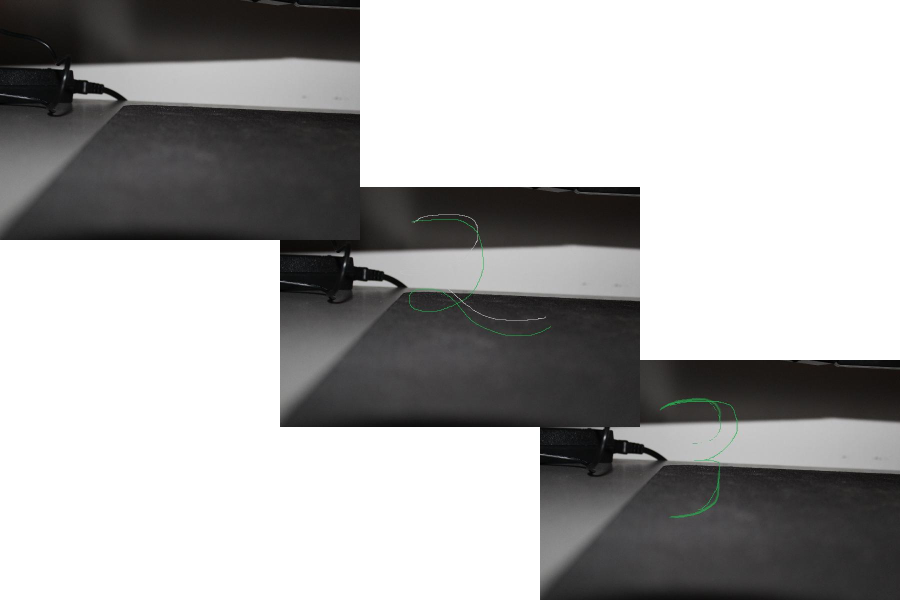
#> input picture testScripts/fotos/base0.jpg, 1800 x 1200 px, given in place of first.jpg, which was not available (shown at 1/2 size)
$ python print.py
#> lines starting #> are read from the running program, lines starting #| are printed output that depends on the picture; pictures that were not available may be replaced by others from this repository, and a replacement may not be noted
#!/usr/bin/python

#from shutil import copyfile

import os
import cups
from   PIL  import Image
import time
import logging
import subprocess as sub

#preset = "4zu6"
preset = "streifen"
#preset = "test"

IMG1 = "first.jpg"
IMG2 = "second.jpg"
IMG3 = "third.jpg"

#CurrentWorkingDir= os.getcwd() + "/fotos"


IMAGE_WIDTH      = 640
IMAGE_HEIGHT     = 480

#print the image
def printPic(fileName):
    conn = cups.Connection()
    printers = conn.getPrinters()
    default_printer = printers.keys()[0]
    cups.setUser('pi')
    conn.printFile (default_printer, fileName, "boothy", {'fit-to-page':'True'})
    logging.info("Print job successfully created.");

#
#Merge Pictures in grid
#
def scalePictures(fileName):
#> called with fileName = 'base.jpg'
    xSize, ySize = (1800,1200)


    if preset == "4zu6":
        xSnip, ySnip = (int(xSize/2.5),int(ySize/2.5))
        #xSnip, ySnip = (600,400)
        xOffset, yOffset = (200,134)
        basePhoto = Image.new('RGB',(xSize,ySize),"white")

        first = Image.open(IMG1)
        second = Image.open(IMG2)
        third = Image.open(IMG3)

        re1 = first.resize((xSnip, ySnip))
        re2 = second.resize((xSnip, ySnip))
        re3 = third.resize((xSnip, ySnip))

        basePhoto.paste(re3,(xSize-xSnip,ySize-ySnip))
        basePhoto.paste(re2,(xSize-2*xSnip+xOffset,ySize-2*ySnip+yOffset))
        basePhoto.paste(re1,(0,0))
        basePhoto.save(fileName)

    elif preset == "streifen":
        xSnip, ySnip = (int(xSize/3),int(ySize/3))
        xOffset, yOffset = (0,80)
        basePhoto = Image.new('RGB',(xSize,ySize),"white")
#> basePhoto: PIL image 1800x1200 RGB; every value is 255

        first = Image.open(IMG1)
#> first is the input picture: PIL image 1800x1200 RGB; mean R, G, B 171, 170.6, 170.4
        second = Image.open(IMG2)
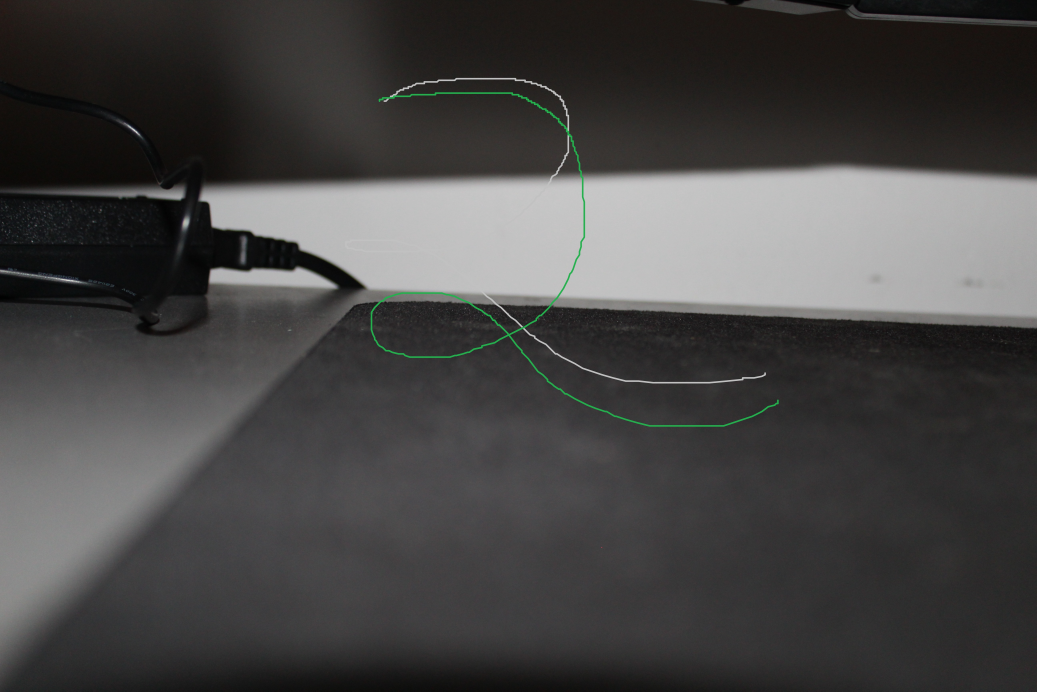
#> input picture testScripts/fotos/second.jpg, 5184 x 3456 px (shown at 1/5 size)
#> second is the input picture: PIL image 5184x3456 RGB; mean R, G, B 70.8, 69.8, 69.2
        third = Image.open(IMG3)
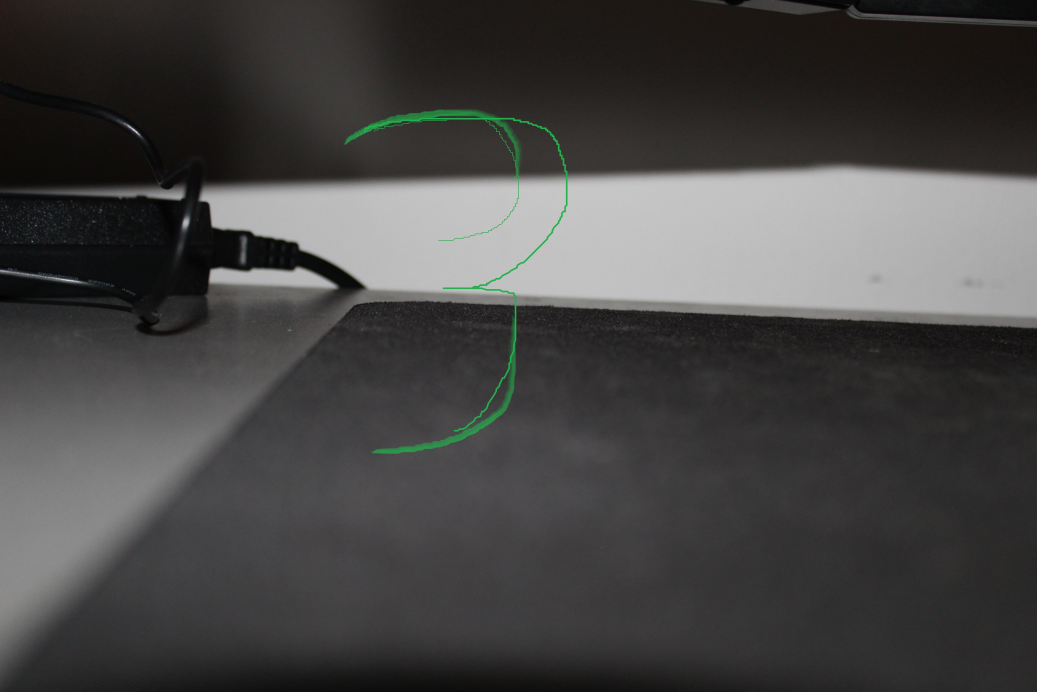
#> input picture testScripts/fotos/third.jpg, 5184 x 3456 px (shown at 1/5 size)
#> third is the input picture: PIL image 5184x3456 RGB; mean R, G, B 70.5, 69.7, 69

        re1 = first.resize((xSnip, ySnip))
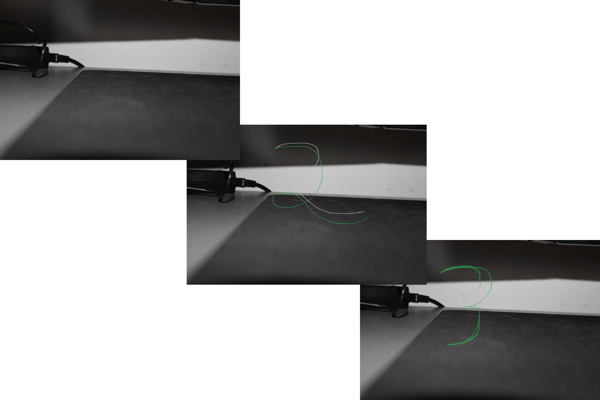
#> re1: PIL image 600x400 RGB; mean R, G, B 171, 170.6, 170.4
        re2 = second.resize((xSnip, ySnip))
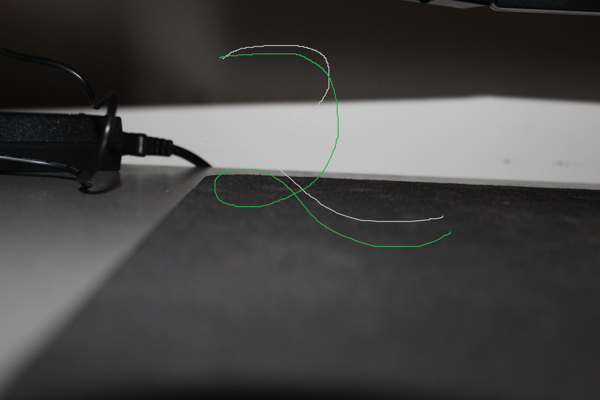
#> re2: PIL image 600x400 RGB; mean R, G, B 70.8, 69.8, 69.2
        re3 = third.resize((xSnip, ySnip))

        basePhoto.paste(re3,(xSize-xSnip,yOffset))
        basePhoto.paste(re2,(xSize-2*xSnip+xOffset,yOffset))
        basePhoto.paste(re1,(0,yOffset))

        basePhoto.paste(re3,(xSize-xSnip,ySize/2+yOffset))
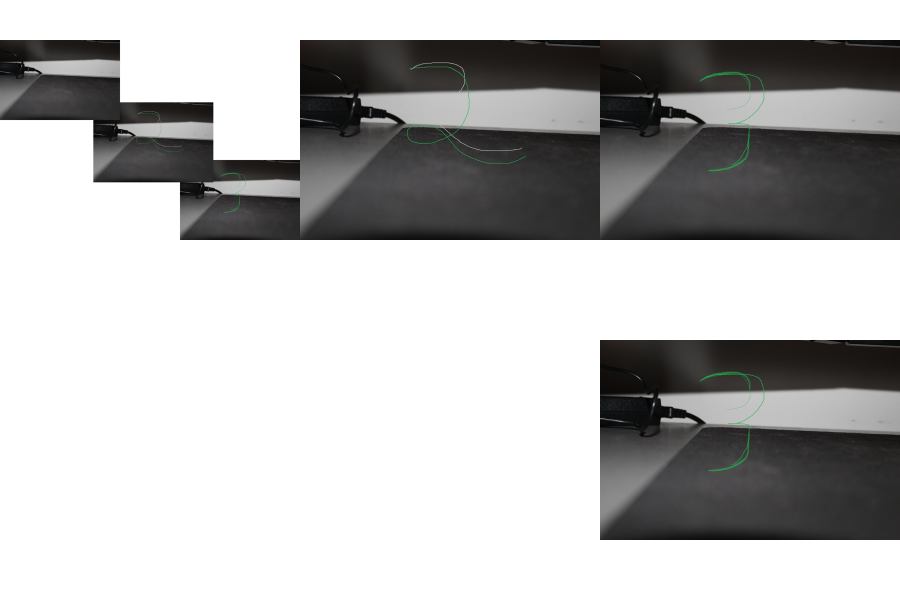
#> basePhoto: PIL image 1800x1200 RGB (shown at 1/2 size); mean R, G, B 184.2, 183.9, 183.6
        basePhoto.paste(re2,(xSize-2*xSnip+xOffset,ySize/2+yOffset))
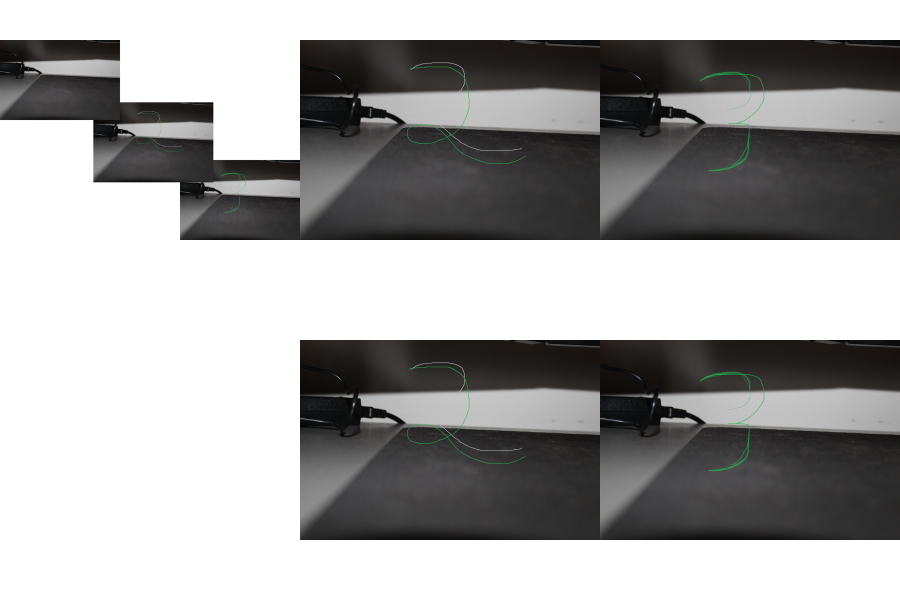
#> basePhoto: PIL image 1800x1200 RGB (shown at 1/2 size); mean R, G, B 163.8, 163.3, 163
        basePhoto.paste(re1,(0,ySize/2+yOffset))
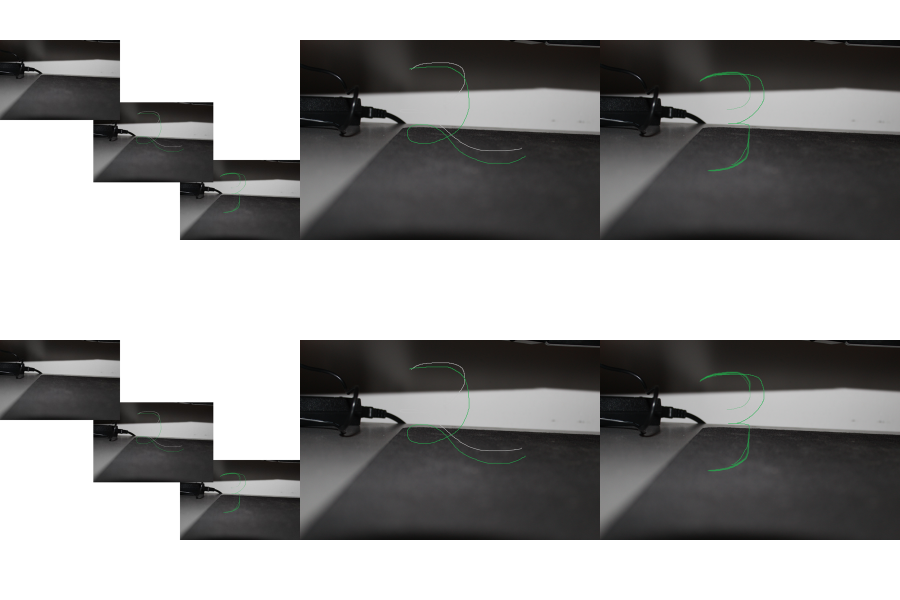
#> basePhoto: PIL image 1800x1200 RGB (shown at 1/2 size); mean R, G, B 154.4, 153.9, 153.6
        basePhoto.save(fileName)

    else:
       print('set preset correctly')


#
#merge pictures side by side
#

def deleteImages(fileName):
    logging.info("Deleting any old images.")
    if os.path.isfile(IMG1):
        os.remove(IMG1)
    if os.path.isfile(IMG2):
        os.remove(IMG2)
    if os.path.isfile(IMG3):
        os.remove(IMG3)
    if os.path.isfile(fileName):
        os.remove(fileName);

def takePicture(picName):
    pictureOptions = "gphoto2 --capture-and-download --filename " + picName + " --force-overwrite"
    p = sub.Popen(pictureOptions,stdout=sub.PIPE,stderr=sub.PIPE,shell=True)


"""
def ablauf():
    #file will be named after time
    fileName = time.strftime("%Y%m%d-%H%M%S")+".jpg"
    srcImg = pil.Image(IMG)
    dstImg = pil.Image.new("")
   """

if __name__== "__main__":
    pictureName = 'base.jpg'
    print('davor')
    scalePictures(pictureName)
    print('pics scaled and vor printing')
 #  printPic(pictureName)
    print('danach')
    time.sleep(2)
